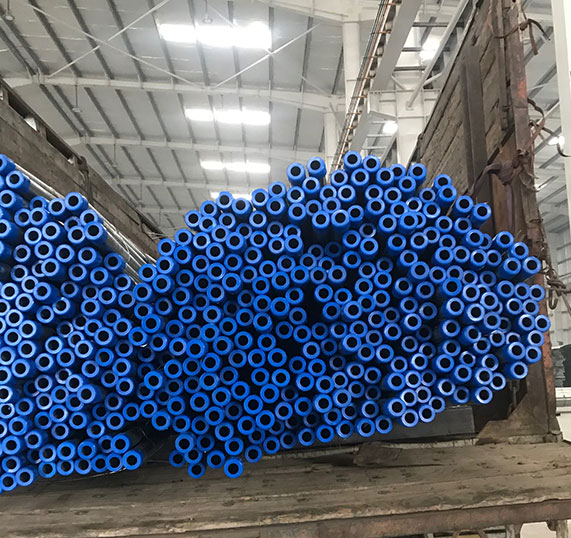
#> input picture PDI/Transformada Hough/imagens/tubos.jpg, 571 x 538 px
$ python 'CCF394 Aula 11 - Transformada HOUG - 6 - detectando tubos.py' --image imagens/tubos.jpg   (older library calls are emulated)
#> lines starting #> are read from the running program, lines starting #| are printed output that depends on the picture; after the words box and inside, x2 and y2 are one past the last pixel; in counts of white or black regions, pixels touching at a corner belong together
import numpy as np
import argparse
import cv2

# construct the argument parser and parse the arguments
ap = argparse.ArgumentParser()
ap.add_argument("-i", "--image", required = True, help = "Path to the image")
args = vars(ap.parse_args())

# load the image, clone it for output, and then convert it to grayscale
image = cv2.imread(args["image"])
#> image is the input picture: shape (538, 571, 3); mean B, G, R 117.2, 98.9, 87.7
output = image.copy()
gray = cv2.cvtColor(image, cv2.COLOR_BGR2GRAY)
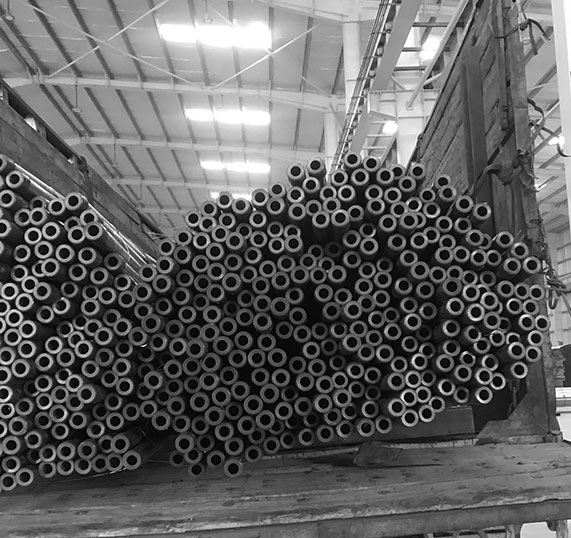
#> gray: shape (538, 571); min 0, max 255, mean 97.6

#detect circles in the image
#circles = cv2.HoughCircles(gray, cv2.HOUGH_GRADIENT, 1.2, param1=40,minRadius=10,maxRadius=35)
circles = cv2.HoughCircles(gray,
                           cv2.HOUGH_GRADIENT,
                           minDist=6,
                           dp=1.1,
                           param1=150,
                           param2=15,
                           minRadius=6,
                           maxRadius=10)
#> circles = 373 rows, first 8: [276.6, 357, 9.3], [252.5, 404.2, 9.3], [223.9, 430.7, 9.3], [208.4, 380.1, 9.3], [232.7, 468.1, 9.3], [230.5, 281.1, 9.3], [85.25, 393.2, 9.3], [119.4, 443.9, 9.3]
#print(len(circles[0][0]))
# ensure at least some circles were found
if circles is not None:
    # convert the (x, y) coordinates and radius of the circles to integers
    circles = np.round(circles[0, :]).astype("int")
#> circles = 373 rows, first 8: [277, 357, 9], [252, 404, 9], [224, 431, 9], [208, 380, 9], [233, 468, 9], [230, 281, 9], [85, 393, 9], [119, 444, 9]
    # count = count+1

    # print(count)

    # loop over the (x, y) coordinates and radius of the circles
    for (x, y, r) in circles:
        # draw the circle in the output image, then draw a rectangle
        # corresponding to the center of the circle
        cv2.circle(output, (x, y), r, (0, 255, 0), 4)
        cv2.rectangle(output, (x - 5, y - 5), (x + 5, y + 5), (0, 128, 255), -1)
#> this loop made 373 passes
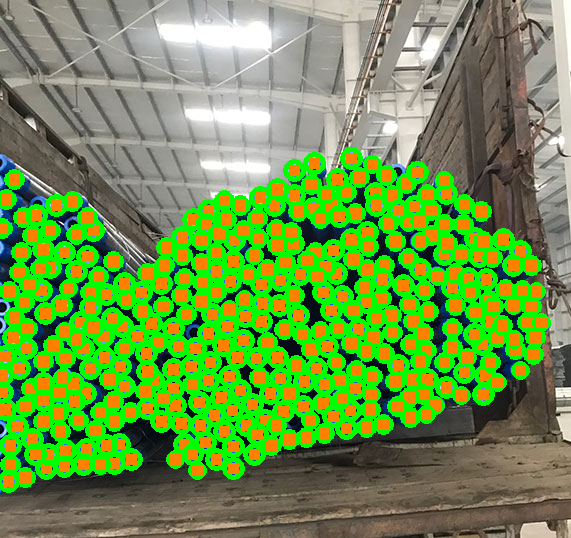
#> output: shape (538, 571, 3); mean B, G, R 70.8, 149.9, 110.9

    # show the output image
   # cv2.imshow("output", np.hstack([output]))
    cv2.imwrite('output.jpg',np.hstack([output]),[cv2.IMWRITE_JPEG_QUALITY, 70])
    cv2.imshow("teste",output)
    cv2.waitKey(0)

import cv2

image = cv2.imread('tubos.jpg')
gray = cv2.cvtColor(image, cv2.COLOR_BGR2GRAY)
thresh = cv2.adaptiveThreshold(gray,255,cv2.ADAPTIVE_THRESH_GAUSSIAN_C, cv2.THRESH_BINARY_INV,27,3)
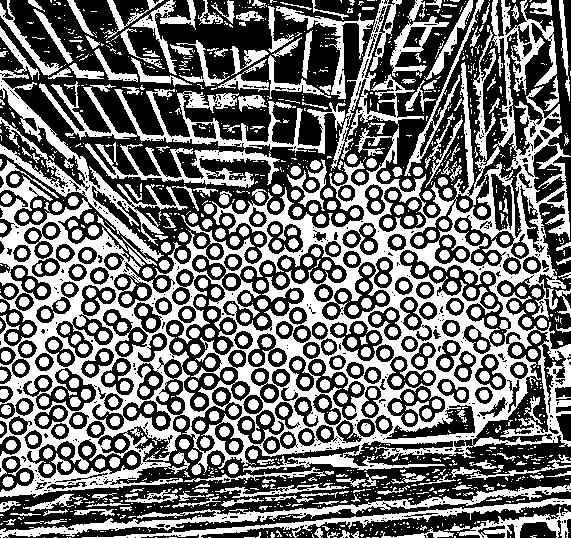
#> thresh: shape (538, 571); 45.7% white; 1434 white regions (908 under 20 px)

cnts = cv2.findContours(thresh, cv2.RETR_TREE, cv2.CHAIN_APPROX_SIMPLE)
#> cnts = 2481 contours, 1787 with area under 20; largest, box (x1, y1, x2, y2) and area: (0, 0, 571, 498) 139535, (165, 274, 239, 413) 4724, (222, 243, 348, 332) 4487, (39, 81, 346, 154) 3872, (0, 483, 571, 538) 3270
cnts = cnts[0] if len(cnts) == 2 else cnts[1]
count = 0
for c in cnts:
    area = cv2.contourArea(c)
    x,y,w,h = cv2.boundingRect(c)
    ratio = w/h
    ((x, y), r) = cv2.minEnclosingCircle(c)
    if ratio > .85 and ratio < 1.20 and area > 50 and area < 120 and r < 7:
        cv2.circle(image, (int(x), int(y)), int(r), (36, 255, 12), -1)
        count += 1
#> this loop made 2481 passes
#> (area, w, h, ratio, r) on passes 39, 47, 60, 409, 432, 466, 488, 509, 524, 525, 543, 544: (21, 8, 7, 1.14, 4.19), (28.5, 10, 8, 1.25, 5.15), (41.5, 9, 10, 0.9, 4.69), (77.5, 12, 11, 1.09, 5.55), (69, 10, 10, 1, 5.15), (78.5, 11, 11, 1, 5.43), (69.5, 11, 10, 1.1, 5.15), (68, 10, 10, 1, 5.07), (63.5, 10, 10, 1, 5.02), (68, 10, 11, 0.909, 5.17), (72.5, 11, 10, 1.1, 5.27), (71.5, 11, 10, 1.1, 5.17)
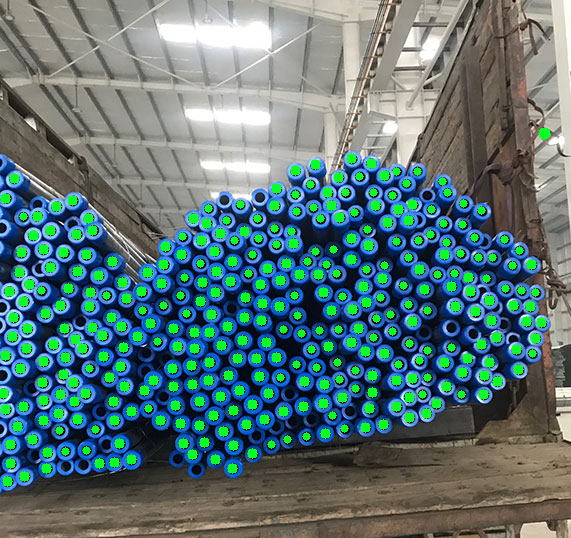
#> image: shape (538, 571, 3); 7.92% of pixels changed, all inside (x1, y1, x2, y2) = (0, 127, 551, 487)

print('Count: {}'.format(count))
#| Count: 344

cv2.imshow('thresh', thresh)
cv2.imshow('image', image)
cv2.waitKey()


'''
import cv2
import matplotlib.pyplot as plt
import numpy as np
#pre processing
img = cv2.imread('a2MTm.jpg')
blur_hor = cv2.filter2D(img[:, :, 0], cv2.CV_32F, kernel=np.ones((11,1,1), np.float32)/11.0, borderType=cv2.BORDER_CONSTANT)
blur_vert = cv2.filter2D(img[:, :, 0], cv2.CV_32F, kernel=np.ones((1,11,1), np.float32)/11.0, borderType=cv2.BORDER_CONSTANT)
mask = ((img[:,:,0]>blur_hor*1.2) | (img[:,:,0]>blur_vert*1.2)).astype(np.uint8)*255

plt.imshow(mask)

ou


circles = cv2.HoughCircles(mask,
                           cv2.HOUGH_GRADIENT,
                           minDist=8,
                           dp=1,
                           param1=150,
                           param2=12,
                           minRadius=4,
                           maxRadius=10)
output = img.copy()
for (x, y, r) in circles[0, :, :]:
  cv2.circle(output, (x, y), r, (0, 255, 0), 4)


'''

$ run again, with PDI/Transformada Hough/imagens/brown-eyes.jpg copied over PDI/Transformada Hough/imagens/tubos.jpg
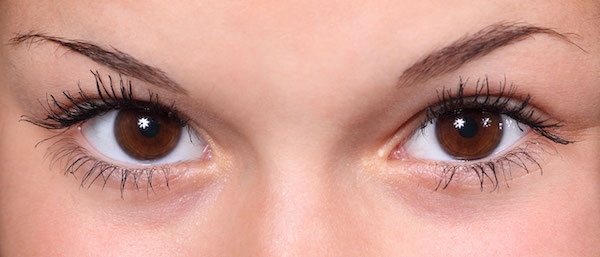
#> input picture PDI/Transformada Hough/imagens/brown-eyes.jpg, 600 x 257 px
#> image is the input picture: shape (257, 600, 3); mean B, G, R 142.2, 153.8, 204.8
#> `circles = cv2.HoughCircles(gray, cv2.HOUGH_GRADIENT, minDist=6, dp=1.1..`: circles = [[121.6, 89.65, 8.09]]
#> `circles = np.round(circles[0, :]).astype("int")`: circles = [[122, 90, 8]]
#> the loop `for (x, y, r) in circles:` made 1 pass
#> `thresh = cv2.adaptiveThreshold(gray,255,cv2.ADAPTIVE_THRESH_GAUSSIAN_C..`:
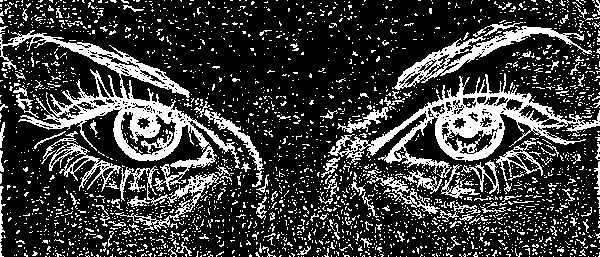
#> thresh: shape (257, 600); 23.3% white; 2730 white regions (2589 under 20 px)
#> cnts = 3320 contours, 3209 with area under 20; largest, box (x1, y1, x2, y2) and area: (0, 30, 240, 192) 8012, (328, 73, 600, 178) 7500, (392, 26, 592, 90) 2286, (115, 166, 227, 232) 1068, (120, 111, 177, 156) 1066
#> the loop `for c in cnts:` made 3320 passes
#> (area, w, h, ratio, r) on passes 2082, 2279, 2345, 2355, 2388: (57, 11, 12, 0.917, 6.52), (92, 14, 14, 1, 6.96), (85, 14, 12, 1.17, 6.59), (57, 12, 12, 1, 6.06), (62.5, 11, 10, 1.1, 5.6)
#> after the loop `for c in cnts:`:
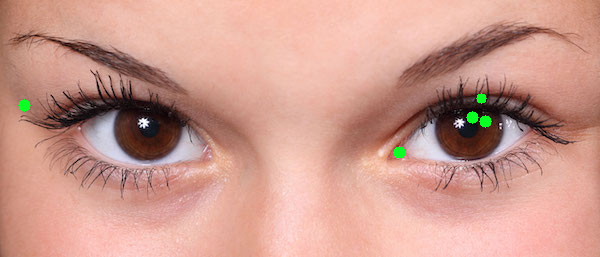
#> image: shape (257, 600, 3); 0.35% of pixels changed, all inside (x1, y1, x2, y2) = (18, 93, 492, 159)
#> after the loop `for c in cnts:`: count = 5
#| Count: 5

$ run again, with PDI/Transformada Hough/imagens/coins2.jpg copied over PDI/Transformada Hough/imagens/tubos.jpg
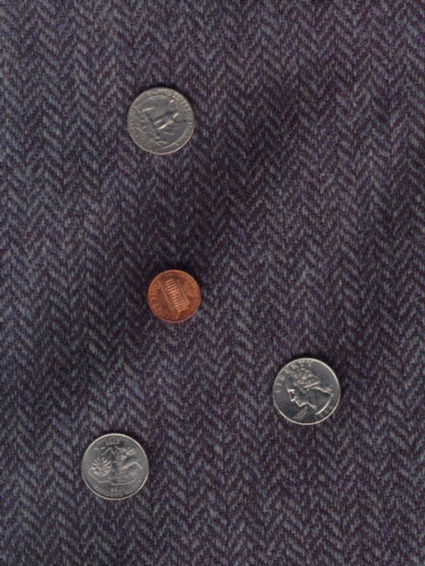
#> input picture PDI/Transformada Hough/imagens/coins2.jpg, 425 x 566 px
#> image is the input picture: shape (566, 425, 3); mean B, G, R 68.8, 59, 66.8
#> `circles = cv2.HoughCircles(gray, cv2.HOUGH_GRADIENT, minDist=6, dp=1.1..`: circles = 13 rows, first 8: [307.5, 210.7, 9.3], [274.5, 240.4, 9.3], [112.8, 197.4, 9.3], [25.85, 120.5, 9.3], [194.2, 526.4, 9.3], [20.35, 528.5, 8.09], [303.1, 59.95, 8.09], [368, 261.2, 6.88]
#> `circles = np.round(circles[0, :]).astype("int")`: circles = 13 rows, first 8: [307, 211, 9], [274, 240, 9], [113, 197, 9], [26, 120, 9], [194, 526, 9], [20, 529, 8], [303, 60, 8], [368, 261, 7]
#> the loop `for (x, y, r) in circles:` made 13 passes
#> `thresh = cv2.adaptiveThreshold(gray,255,cv2.ADAPTIVE_THRESH_GAUSSIAN_C..`:
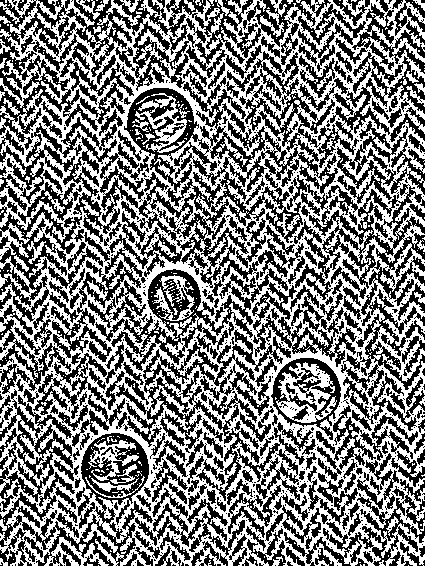
#> thresh: shape (566, 425); 49.5% white; 543 white regions (485 under 20 px)
#> cnts = 2986 contours, 2368 with area under 20; largest, box (x1, y1, x2, y2) and area: (0, 0, 425, 566) 202748, (123, 87, 200, 208) 4530, (123, 268, 262, 366) 4442, (270, 357, 342, 441) 3922, (80, 432, 150, 512) 3840
#> the loop `for c in cnts:` made 2986 passes
#> (area, w, h, ratio, r) on passes 14, 20, 29, 32, 35, 39, 53, 341: (32, 11, 10, 1.1, 6.36), (567.5, 65, 29, 2.24, 32.01), (80.5, 11, 15, 0.733, 7.43), (180.5, 35, 30, 1.17, 18.25), (31, 7, 12, 0.583, 5.85), (59, 13, 20, 0.65, 9.82), (43.5, 12, 11, 1.09, 6.28), (73.5, 13, 14, 0.929, 6.67)
#> after the loop `for c in cnts:`:
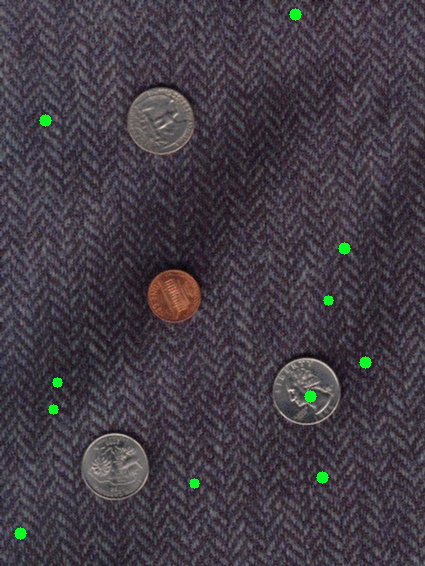
#> image: shape (566, 425, 3); 0.46% of pixels changed, all inside (x1, y1, x2, y2) = (14, 8, 372, 540)
#> after the loop `for c in cnts:`: count = 11
#| Count: 11

$ run again, with PDI/Transformada Hough/imagens/football1.jpg copied over PDI/Transformada Hough/imagens/tubos.jpg
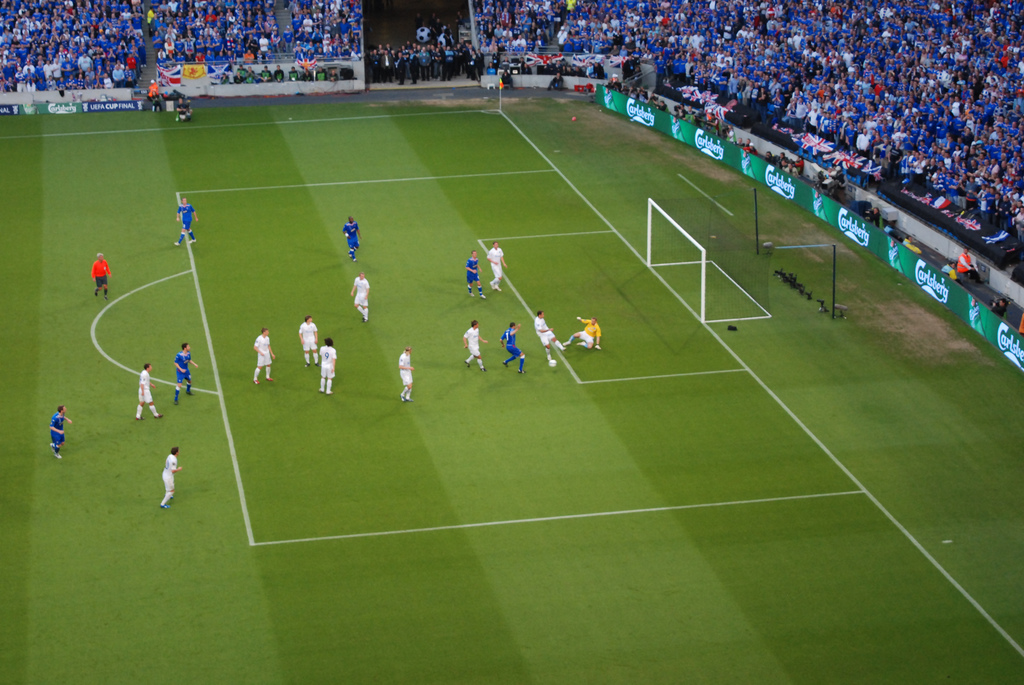
#> input picture PDI/Transformada Hough/imagens/football1.jpg, 1024 x 685 px
#> image is the input picture: shape (685, 1024, 3); mean B, G, R 60.9, 109.3, 90.4
#> `circles = cv2.HoughCircles(gray, cv2.HOUGH_GRADIENT, minDist=6, dp=1.1..`: circles = 17 rows, first 8: [23.65, 25.85, 9.3], [216.2, 53.35, 9.3], [195.2, 68.75, 9.3], [979.6, 147.9, 9.3], [135.9, 22.55, 9.3], [813.5, 14.85, 9.3], [973, 190.9, 9.3], [262.4, 341.6, 6.88]
#> `circles = np.round(circles[0, :]).astype("int")`: circles = 17 rows, first 8: [24, 26, 9], [216, 53, 9], [195, 69, 9], [980, 148, 9], [136, 23, 9], [813, 15, 9], [973, 191, 9], [262, 342, 7]
#> the loop `for (x, y, r) in circles:` made 17 passes
#> `thresh = cv2.adaptiveThreshold(gray,255,cv2.ADAPTIVE_THRESH_GAUSSIAN_C..`:
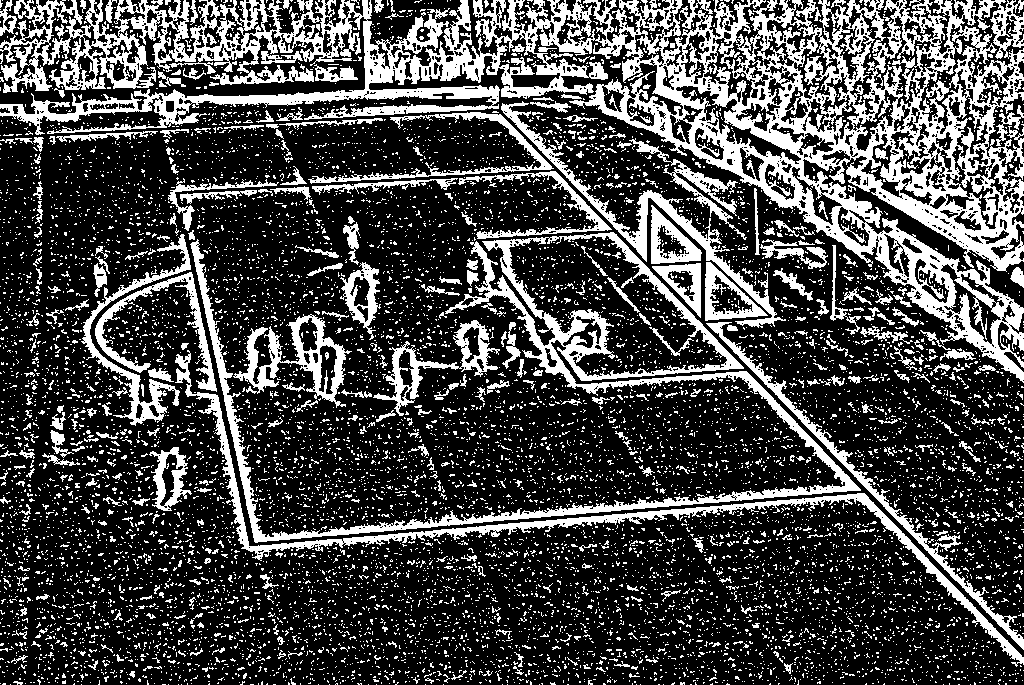
#> thresh: shape (685, 1024); 27.7% white; 10408 white regions (9971 under 20 px)
#> cnts = 12257 contours, 11712 with area under 20; largest, box (x1, y1, x2, y2) and area: (0, 0, 1024, 383) 117464, (190, 232, 861, 543) 30063, (508, 235, 728, 377) 15952, (175, 350, 1024, 667) 6306, (233, 314, 352, 408) 3856
#> the loop `for c in cnts:` made 12257 passes
#> (area, w, h, ratio, r) on passes 1, 3, 4: (0, 1, 1, 1, 0.0001), (0, 1, 1, 1, 0.0001), (0, 1, 1, 1, 0.0001)
#> after the loop `for c in cnts:`:
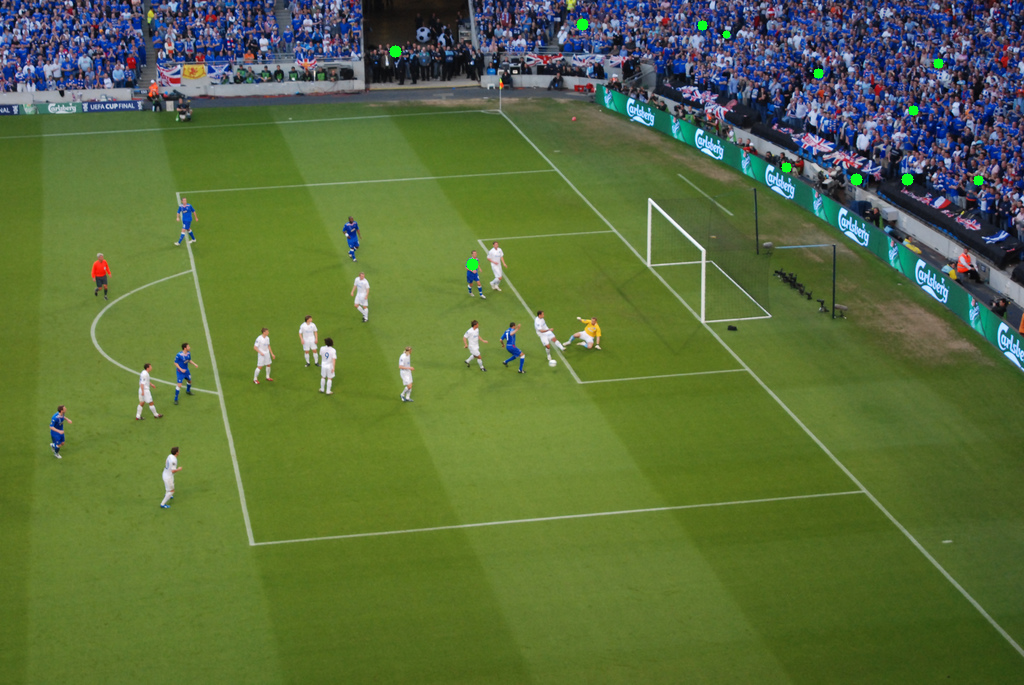
#> image: shape (685, 1024, 3); 0.16% of pixels changed, all inside (x1, y1, x2, y2) = (389, 18, 984, 271)
#> after the loop `for c in cnts:`: count = 12
#| Count: 12
